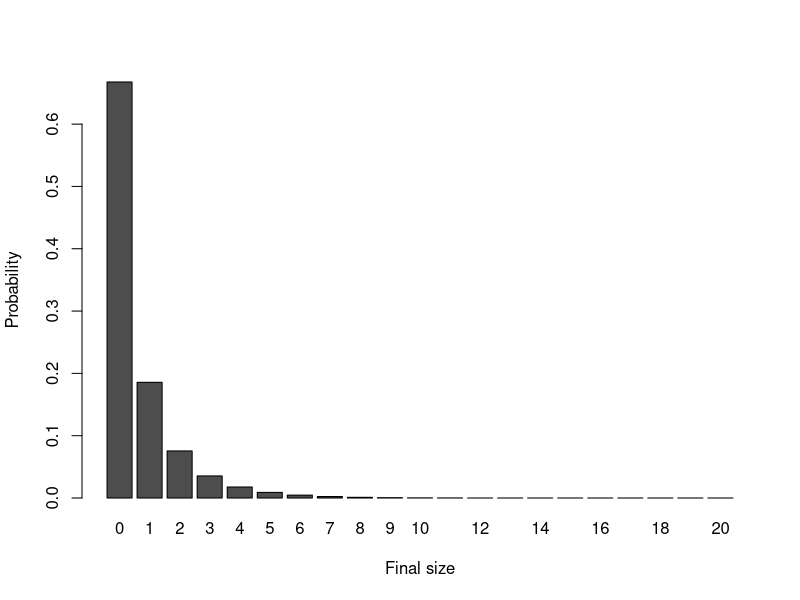
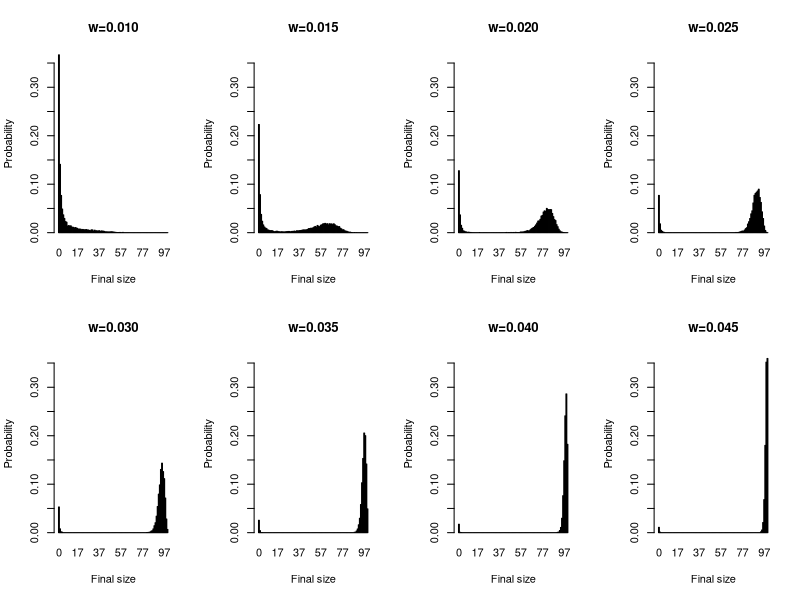
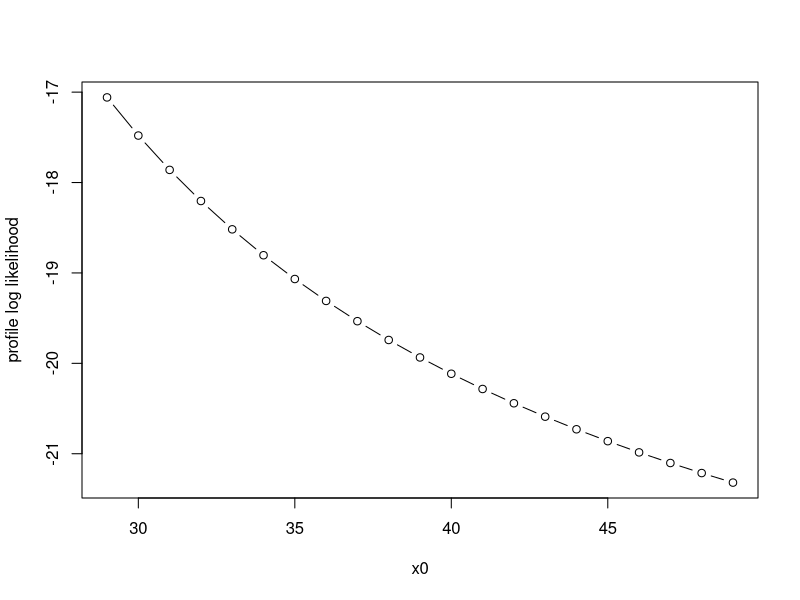
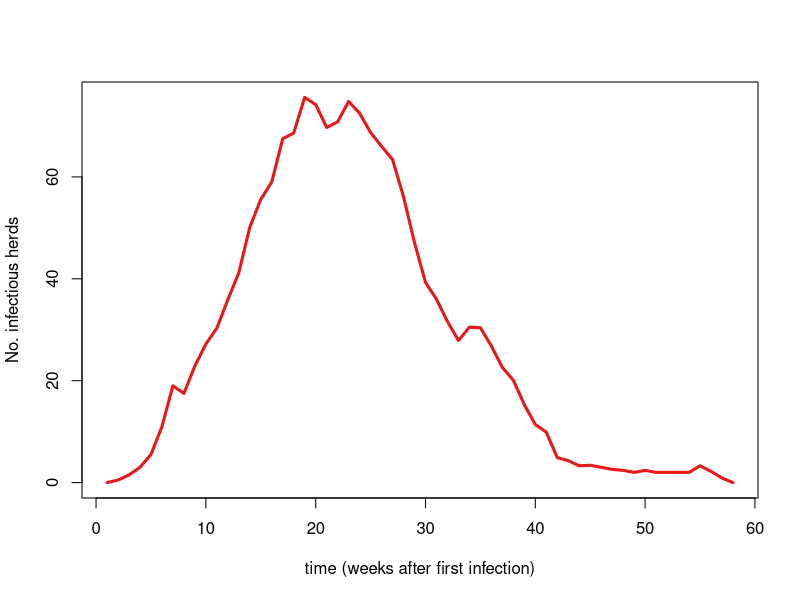
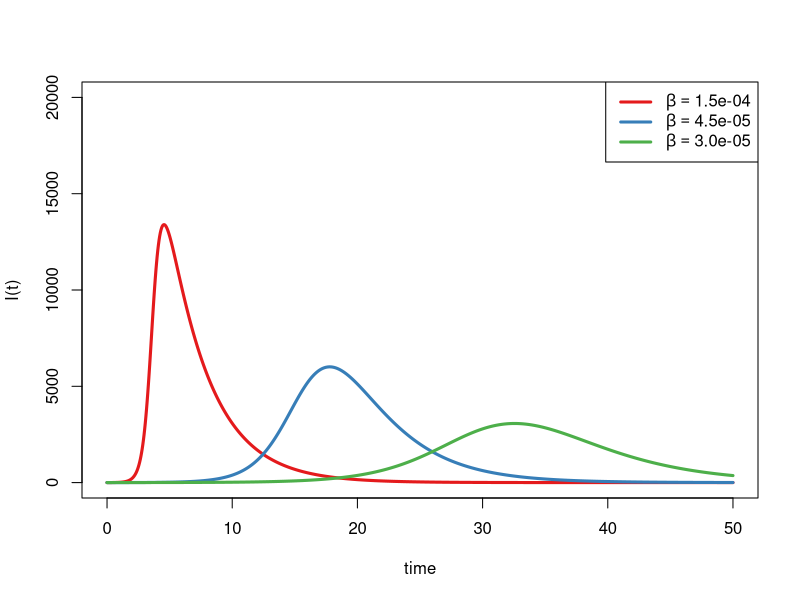
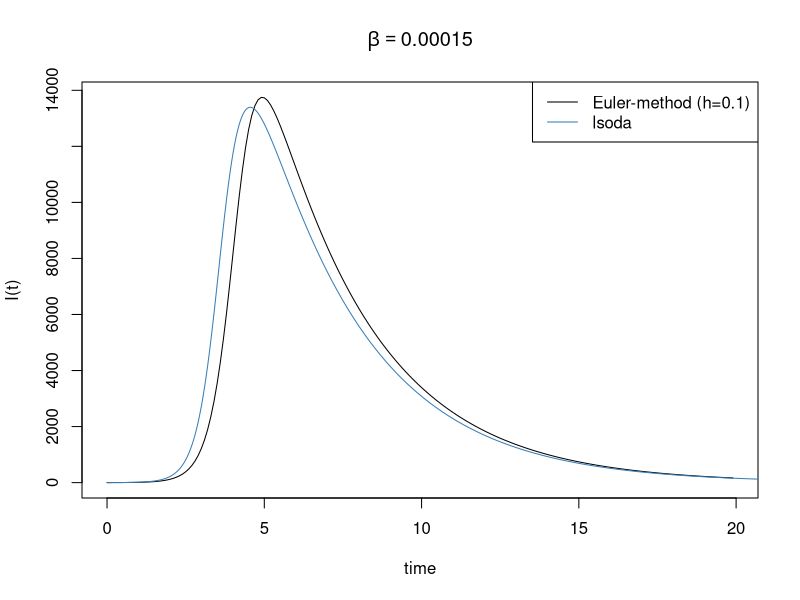
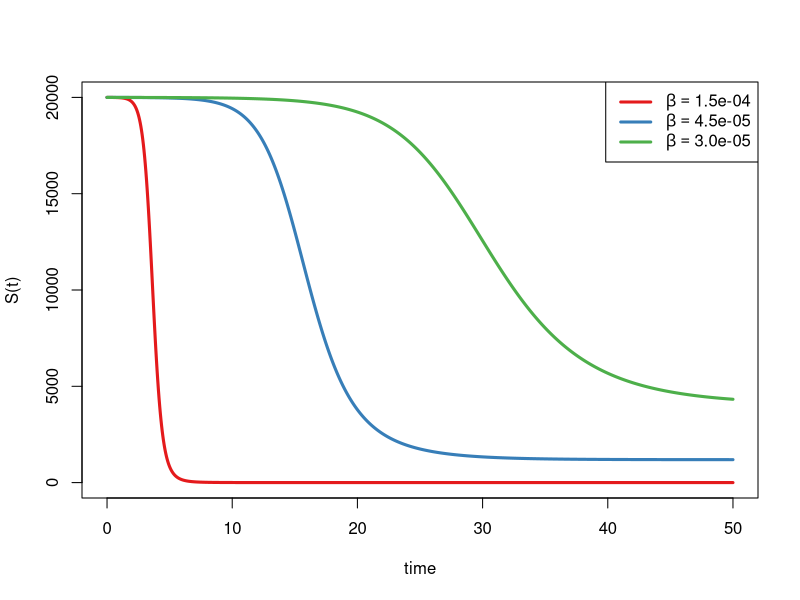
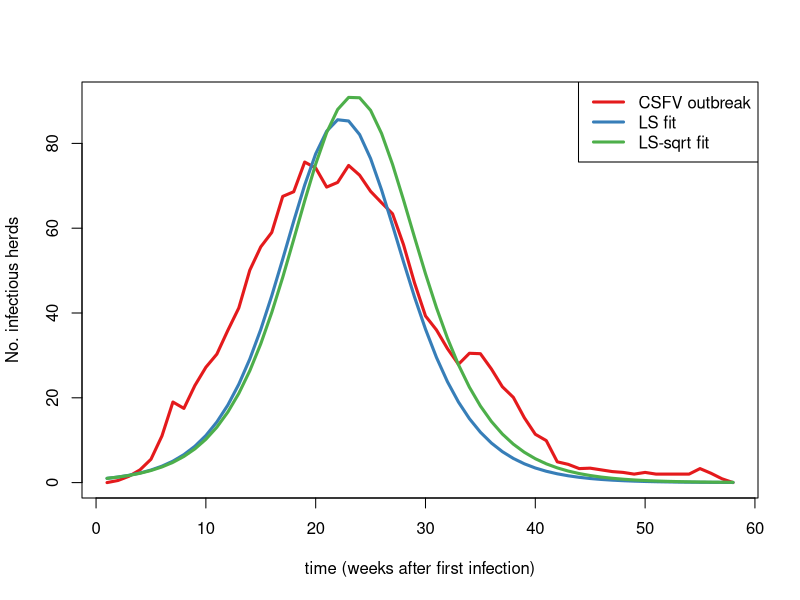

Here is the R script that generated these plots, in order:
## ----echo=FALSE,results='hide',message=FALSE----------------------------------
######################################################################
### Author: Michael Höhle <http://www.math.su.se/~hoehle>
### Course: The Mathematics and Statistics of Infectious Disease Outbreaks
###         (MT3002 - Summer 2020) at the Department of Mathematics,
###         Stockholm University.
###         (https://kurser.math.su.se/course/view.php?id=911)
###         given by Tom Britton and Michael Höhle
###    
### License:
### This work is licensed under a <a rel="license"
### href="http://creativecommons.org/licenses/by-sa/4.0/">Creative Commons
### Attribution-ShareAlike 4.0 International License</a>.
###
### Description:
###  Rnw File for lecture 2
###
### History:
###  -- 10 Jun 2020 file created 
######################################################################

options(width=100)
set.seed(123)
library(tidyverse)
library(RColorBrewer)


## -----------------------------------------------------------------------------
######################################################################
#Laplace transform of stoch. variable X=c=1
######################################################################
Lc <- function(theta) {
 return(exp(-theta*1))
}

#############################################################################
# Find final sizes of Reed Frost chain binomial model by sampling from
# it. 
#
# Parameters:
#  n - Initial number of susceptible
#  m - Initial infected
#  w - contact probability, c.f. Britton2000 p.4
#  samples - number of RF processes to sample.
#
# Note:
# The sampling function is a vector version sampling from all processes
# simultaneously. Ceased processes continue running, and their NA's
# are taken care of.
#############################################################################

fsize.RF <- function(n, m, w, samples) {
  #Initial susceptible
  xj <- matrix(data=n,nrow=samples,ncol=1) 
  #Initial infectives
  yj <- matrix(data=m,nrow=samples,ncol=1) 

  #Loop over all (samples) simulations until they all are ceased.
  while (sum(yj>0) & sum(xj>0)) {
    #Sample from all processes concurrently
    yj <- ifelse(xj > 0, rbinom(samples, xj, 1-(1-w)^yj), 0)
    #Update all xj
    xj <- xj - yj
  }
  #Done 
  return(n-xj) 
}

##################################################################  
# Calculate distribution of final size of standard SIR epidemic.
# C.f. Theorem 2.2.
#
# Parameters:
#   n - population size
#   m - initial number of infectious
#   lambda - transmission parameter
#   phi - Laplace transform of the stoch. var. I
#
# Note:  When n becomes large (n>35-40 in Fig 2.2 example the
#        solve command doesn't work anymore, coz of near singular
#        matrix. More stable implementation is necessary.
#
# Example:
#  Pfinal <- fsize.SIR(35,1,1.5,Lc)
##################################################################  

fsize.SIR <- function(n,m,lambda,phi) {
  #Declare matrices in linear eqn. system Ax=b.
  #Note: size+1 since we also include index 0.
  A <- matrix(data=0,nrow=n+1,ncol=n+1)
  b <- matrix(data=NA,nrow=n+1,ncol=1)

  #Fill them according to Theorem 2.2 in Britton 2000.
  for (l in 0:n) {
    for (k in 0:l) {
    A[l+1,k+1] <- choose(n-k,l-k) / (phi(lambda*(n-l)/n)^(k+m))
    }
    b[l+1] <- choose(n,l)
    #Process indicitor if slow: print(l)
  }
  #Solve the linear equation system. Note: A can be near singular if n
  #is large. Numerical improvement?
  #In R: Use  Pfinal <- forwardsolve(A,b), which gives a little more
  #stability
  Pfinal <- solve(A,b)
  # Done
  return(Pfinal)
}


fsize.hist <- function(n=50,m=1,lambda=1.5,samples=10000,ylim=NULL,plot=TRUE, title=TRUE) {
  #RF by simulation, note q=exp(-lambda/(n)) is the avoidance probability. w=1-q.
  if (n>30) {
    cat("Sample size too large. Using simulation.\n")
    f1 <- fsize.RF(n, m, 1 - exp(-lambda/(n)),samples)
    f2 <- table(factor(f1,levels=0:n))/length(f1)
  } else {
    #Use exact method
    f2 <- fsize.SIR(n,m,lambda,Lc)
  }

  
  #Plot the two for comparison. Note: We plot Z, the final
  #size and not Z+1 as in Fig 2.2
  if (plot) {
      if(title){
    barplot(t(f2),main=paste("w=",sprintf("%.3f",1-exp(-lambda/n)),sep=""),xlab="Final size",names.arg=0:n,ylab="Probability",ylim=ylim)
}
      else{
    barplot(t(f2),main="",xlab="Final size",names.arg=0:n,ylab="Probability",ylim=ylim)
}
      
}
  #Done
  invisible(as.numeric(f2))
}


## -----------------------------------------------------------------------------
#Figure for the presentation
n <- 20
w <- 0.02


## ----fig.width=7,fig.height=3.5-----------------------------------------------
lambdas <- -n*log(1-w)
#lambdas <- seq(0.6,4.32,length=8)
#w <- 1-exp(-lambdas/n) ; lambdas <- -log(1-0.25)*n

maxpmf <- max(sapply(lambdas, function(lambda) {
  max(fsize.hist(n=n,m=1,lambda=lambda,samples=10000,plot=FALSE))
}))

#par(mfrow=c(2,4))
invisible(sapply(lambdas, function(lambda) {
  fsize.hist(n=n,m=1,lambda=lambda,samples=10000,ylim=c(0,maxpmf),plot=TRUE, title=FALSE)
}))



## -----------------------------------------------------------------------------
n <- 100
w <- seq(0.01, 0.045, length=8)
lambdas <- -n*log(1-w)
#lambdas <- seq(1.0,4.0,length=8)
maxpmf <- max(sapply(lambdas, function(lambda) {
  max(fsize.hist(n=n,m=1,lambda=lambda,samples=10000,plot=FALSE))
}))

par(mfrow=c(2,4))
invisible(sapply(lambdas, function(lambda) {
  fsize.hist(n=n,m=1,lambda=lambda,samples=10000,ylim=c(0,maxpmf),plot=TRUE)
}))



## ----echo=TRUE, code = capture.output(dump('fsize.RF', ''))-------------------


## ----echo=TRUE,results='markup',tidy=FALSE------------------------------------
######################################################################
# Likelihood function for the Reed-Frost model
#
# Parameters:
#  w.logit - logit(w) to have unrestricted parameter space
#  x       - vector containing the number of susceptibles at each time
#  y       - vector containing the number of infectious   at each time
#
######################################################################

l <- function(w.logit,x,y) {
  if (length(x) != length(y)) { stop("x and y need to be the same length") }
  K <- length(x)
  w <- plogis(w.logit)
  p <- 1 - (1-w)^y
  return(sum(dbinom( y[-1], size=x[-K], prob=p[-K],log=TRUE)))
}

# Epidemic D in Table 4.1 of Daley and Gani (1999), assuming all susceptibles got infected
y <- c(1, 4, 14, 10, 1, 0)
x <- numeric(length(y))
x[1] <- sum(y[-1])
x[2:length(x)] <- x[1]-cumsum(y[2:length(y)])

mle <- optim(par=0,fn=l,method="BFGS",x=x,y=y,control=list(fnscale=-1),hessian=TRUE)
# Maximum likelihood estimator
(w.hat <- plogis(mle$par))

## ----echo=FALSE, results="hide"-----------------------------------------------
# 95% confidence interval
(w.95ci <- plogis( mle$par + c(-1,1)*qnorm(0.975)* sqrt(-1/as.vector(mle$hess))))


## ----fig.align="center"-------------------------------------------------------
x0 <- seq(sum(y[-1]), sum(y[-1])+20, 1)
w.hat <- numeric(length(x0))
log.lik <- numeric(length(x0))
for(i in 1:length(x0)){
    x[1] <- x0[i]
    x[2:length(x)] <- x[1]-cumsum(y[-length(y)])
    
    mle <- optim(par=0,fn=l,method="BFGS",x=x,y=y,control=list(fnscale=-1),hessian=TRUE)
    w.hat[i] <- plogis(mle$par)
    log.lik[i] <- mle$value
}

par(mfrow=c(1,1))
plot(x0, log.lik, type="b", ylab="profile log likelihood", axes=TRUE)


## ----fig.width=7,fig.height=4.5-----------------------------------------------

csfv <- read.table("Data/csfv.txt",col.names=c("t","I"))
pal <- brewer.pal(3,"Set1")
plot(csfv$t,csfv$I,lwd=3,type="l",lty=1,ylab="No. infectious herds",xlab="time (weeks after first infection)",col=pal[1])



## ----echo=FALSE, results="hide"-----------------------------------------------
# Load pkg.
suppressPackageStartupMessages(library(deSolve))


## ----SIRDIFF------------------------------------------------------------------
##############################################################################
# Function to compute the derivative of the ODE system
#
#  t - time
#  y - current state vector of the ODE at time t
#  parms - Parameter vector used by the ODE system
#
# Returns:
#  list containing dS(t)/dt and dI(t)/dt
##############################################################################

sir <- function(t,y, parms) {
  beta <- parms[1]
  gamma <- parms[2]
  S <- y[1]
  I <- y[2]
  return(list(c(S=-beta*S*I,I=beta*S*I-gamma*I)))
}

## -----------------------------------------------------------------------------
gamma <- 0.3
## beta.grid <- c(0.001,0.00005, 0.00003)
beta.grid <- c(1.5e-04, 4.5e-05, 3.0e-05)
N <- 20000
times <- seq(0,50,length=1000)

#R0 for the 3 examples
(R0 <- beta.grid*N/gamma)


## ----fig.width=7,fig.height=4.5-----------------------------------------------
I <- sapply(beta.grid, function(beta) {
  lsoda(y=c(N-1,1), times=times, func=sir,parms=c(beta,gamma))[,3]
})
pal <- brewer.pal(length(beta.grid),"Set1")
matplot(times,I,type="l",lwd=3,lty=1,col=pal,xlab="time",ylab="I(t)", ylim=c(0, N))
#legend(x="topright",paste("beta=",sprintf("%.5f",beta.grid),sep=""),lty=1,lwd=3,col=pal)
#Expressions in the legend
beta.grid.str <- format(beta.grid, scientific=TRUE)
leg <- c(as.expression(substitute(beta==val,list(val=beta.grid.str[1]))),as.expression(substitute(beta==val,list(val=beta.grid.str[2]))),as.expression(substitute(beta==val,list(val=beta.grid.str[3]))))
legend(x="topright",legend=leg,lty=1,lwd=3,col=pal)


## ----echo=TRUE----------------------------------------------------------------
##############################################################################
# Function to compute the derivative of the ODE system
#
#  t - time
#  y - current state vector of the ODE at time t
#  parms - Parameter vector used by the ODE system
#
# Returns:
#  list containing dS(t)/dt and dI(t)/dt
##############################################################################

sir <- function(t,y, parms) {
  beta <- parms[1]
  gamma <- parms[2]
  S <- y[1]
  I <- y[2]
  return(list(c(S=-beta*S*I,I=beta*S*I-gamma*I)))
}


## ----echo=TRUE, results="show"------------------------------------------------
sim <- lsoda(y=c(N-1,1), times=times, func=sir,parms=c(beta.grid[1],gamma))
head(sim, n=3)


## ----echo=TRUE----------------------------------------------------------------
# Step width of the Euler method
h <- 0.1
y <- matrix(NA, nrow=ceiling(20/h), ncol=3, dimnames=list(NULL, c("t","S","I")))
# Initial value
y[1,] <- c(0,N-1,1)
# Loop
for (i in 2:nrow(y)){
  y[i,] <- c(y[i-1,"t"]+h, y[i-1,c("S","I")] +
         h * sir(y[i-1,"t"], y[i-1,c("S","I")], parms=c(beta.grid[1],gamma))[[1]])
}


## -----------------------------------------------------------------------------
# Show Euler solve
plot(y[,"t"], y[,"I"], type="l", xlab="time", ylab="I(t)")
# Add lsoda (which uses a more advanced method)
lines(times, lsoda(y=c(N-1,1), times=times, func=sir,parms=c(beta.grid[1],gamma))[,3], col="#377EB8")
legend(x="topright", c("Euler-method (h=0.1)", "lsoda"), col=c(1,"#377EB8"), lty=1)
title(substitute(beta == a, list(a=beta.grid[1])))


## ----fig.width=7,fig.height=4.5, fig.align="center"---------------------------
S <- sapply(beta.grid, function(beta) {
  lsoda(y=c(N-1,1), times=times, func=sir,parms=c(beta,gamma))[,2]
})
pal <- brewer.pal(length(beta.grid),"Set1")
matplot(times,S,type="l",lwd=3,lty=1,col=pal,xlab="time",ylab="S(t)")
legend(x="topright",legend=leg,lty=1,lwd=3,col=pal)


## ----echo=FALSE---------------------------------------------------------------

N <- 21500
#sumy <- sum(csfv$I)
sumy <- 429
f <- sumy/N
R0 <- -log(1-f)/f



## ----echo=TRUE----------------------------------------------------------------
######################################################################
#Least-squares fit
######################################################################

ll.gauss <- function(theta, take.sqrt=FALSE) {
  #Solve ODE using the parameter vector theta
  res <- lsoda(y=c(N-1,1), times=csfv$t, func=sir, parms=exp(theta))
  #Squared difference?
  if (take.sqrt==FALSE) {
    return(sum(dnorm(csfv$I,mean=res[,3],sd=1,log=TRUE)))
  } else { 
    return(sum(dnorm(sqrt(csfv$I),mean=sqrt(abs(res[,3])),sd=1,log=TRUE)))
  }
}


## ----echo=TRUE----------------------------------------------------------------
#Determine MLE
N <- 21500
mle <- optim(log(c(0.00002,3)), fn=ll.gauss,control=list(fnscale=-1))

#Show estimates and resulting R0 estimate
beta.hat <- exp(mle$par)[1]
gamma.hat <- exp(mle$par)[2]
R0.hat <- beta.hat*N/gamma.hat


## ----echo=TRUE, results="show"------------------------------------------------
mu <- lsoda(y=c(N-1,1), times=csfv$t, func=sir,parms=exp(mle$par))
head(mu, n=3)


## ----echo=FALSE---------------------------------------------------------------
mle2 <- optim(log(c(0.00002,3)), fn=ll.gauss, take.sqrt=TRUE, control=list(fnscale=-1))
beta.hat2 <- exp(mle2$par)[1]
gamma.hat2 <- exp(mle2$par)[2]
R0.hat2 <- beta.hat2*N/gamma.hat2
mu2 <- lsoda(y=c(N,1), times=csfv$t, func=sir,parms=exp(mle2$par))


## ----fig.width=7,fig.height=4.0, fig.align="center"---------------------------
pal <- brewer.pal(4,"Set1")
matplot(mu[,1],cbind(csfv$I,mu[,3],mu2[,3]),type="l",lwd=3,lty=1,ylab="No. infectious herds",xlab="time (weeks after first infection)",col=pal)
legend(x="topright",c("CSFV outbreak","LS fit", "LS-sqrt fit"), lty=1,col=pal,lwd=3)


## ----echo=FALSE, warning=FALSE------------------------------------------------
######################################################################
# Poisson likelihood
######################################################################

ll.pois <- function(theta) {
  #Solve ODE using the parameter vector theta
  res <- lsoda(y=c(N-1,1), times=csfv$t, func=sir, parms=exp(theta))
  #Poisson likelihood
  return(sum(dpois(round(csfv$I),lambda=res[,3],log=TRUE)))
}

#Determine MLE
mle <- optim(mle$par, fn=ll.pois,control=list(fnscale=-1))

#Show results
(beta.hat <- exp(mle$par)[1])
(gamma.hat <- exp(mle$par)[2])
(R0.hat <- beta.hat*N/gamma.hat)
muP <- lsoda(y=c(N-1,1), times=csfv$t, func=sir,parms=exp(mle$par))

## ----fig.width=7,fig.height=4.0-----------------------------------------------
matplot(mu[,1],cbind(csfv$I,mu[,3],mu2[,3], muP[,3]),type="l",lwd=3,lty=1,ylab="No. infectious herds",xlab="time (weeks after first infection)",col=pal)
legend(x="topright",c("CSFV outbreak","LS fit", "LS-sqrt fit", "Poisson fit"),lty=1,col=pal,lwd=3)


## ----echo=FALSE,eval=FALSE----------------------------------------------------
## #Estimate R0 from final size data
## f <- 429/N
## (R0.hat.finalsize <- -log(1-f)/f)


## ----cache=TRUE---------------------------------------------------------------
######################################################################
# Simulate simple SIR model using the Gillespie-Algorithm
#
# Params:
#  T - max time
#  lambda - transmission rate
#  gamma - recovery rate (mu(X) = d*X) 
#  n - initial number of susceptibles. Always initially one infective
#  m - initial number of infectives
######################################################################

rSIR <- function(T, beta, gamma, n, m) {
  #Initialize (x= number of susceptibles)
  t <- 0
  x <- n
  y <- m

  #Possible events
  eventLevels <- c("S->I","I->R")
  #Initialize result
  events <- data.frame(t=t,x=x,y=y,event=NA)
  #Loop until we are past time T
  while (t < T & (y>0)) {
      #Draw the waiting type for each possible event
      wait <-  rexp(2,c("S->I"=beta*x*y,"I->R"=gamma*y))
      #Which event occurs first
      i <- which.min(wait)
      #Advance Time
      t <- t+wait[i]
      #Update population according to the eventy type
      if (eventLevels[i]=="S->I") { x <- x-1 ; y <- y+1}
      if (eventLevels[i]=="I->R") { y <- y-1 }
      #Store result
      events <- rbind(events,c(t,x,y,i))
  }
  #Recode event type and return
  events$event <- factor(eventLevels[events$event], levels=eventLevels)
  return(events)
}

##Select parameters as in the example
beta <- 0.01
gamma <- 0.5
S0 <- 100
(R0 <- beta*S0/gamma)
T <- 500
nSim <- 10
#Do a few simulations
set.seed(124)
trajs <- lapply( 1:nSim, function (x) {
    rSIR(T, beta=beta, gamma=gamma, n=S0, m=1)
})


## -----------------------------------------------------------------------------
for (i in 1:length(trajs)) {
    plotf <- if (i==1) plot else lines
    plotf(trajs[[i]]$t,trajs[[i]]$x,type="s",ylim=c(0,S0),xlab="Time",ylab="Susceptibles")
    #lines(c(trajs[[i]]$t[nrow(trajs[[i]])],1e99),rep(trajs[[1]]$x[nrow(trajs[[i]])],2))
    points(trajs[[i]]$t[nrow(trajs[[i]])],trajs[[i]]$x[nrow(trajs[[i]])],cex=1,pch=20)
}


## ----echo=TRUE, code = capture.output(dump('rSIR', ''))-----------------------


## ----COMPARE------------------------------------------------------------------
compare <- function(S0) {
  # Simulate 250
  trajs <- lapply(1:250, function(x) rSIR(T, beta=beta, gamma=gamma, n=S0, m=1))
  max_T <- max(unlist(lapply(trajs, function(traj) max(traj$t))))
  max_Y <- max(unlist(lapply(trajs, function(traj) max(traj$y))))
  for (i in 1:length(trajs)) {
    plotf <- if (i==1) plot else lines
    plotf(trajs[[i]]$t,trajs[[i]]$y,type="s",ylim=c(0,max_Y),xlab="Time",ylab="No. of infective",xlim=c(0,max_T),col=rgb(0,0,0,0.2))
  }
  # Solve ODE
  sim <- lsoda(y=c(S0,1), times=times, func=sir,parms=c(beta,gamma))
  lines(sim[,"time"], sim[,3], col="#377EB8", lwd=2)
  invisible()
}
compare(S0=S0)

## ----eval=FALSE---------------------------------------------------------------
## # Compare for different S0
## par(mfcol=c(2,1))
## compare(S0=100)
## title("S(0) = 100, m=1")
## compare(S0=500)
## title("S(0) = 500, m=1")
